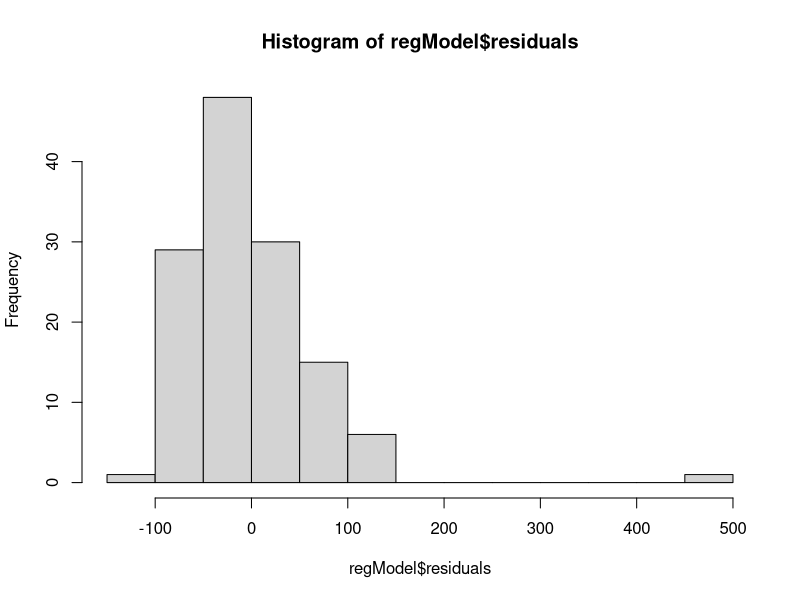
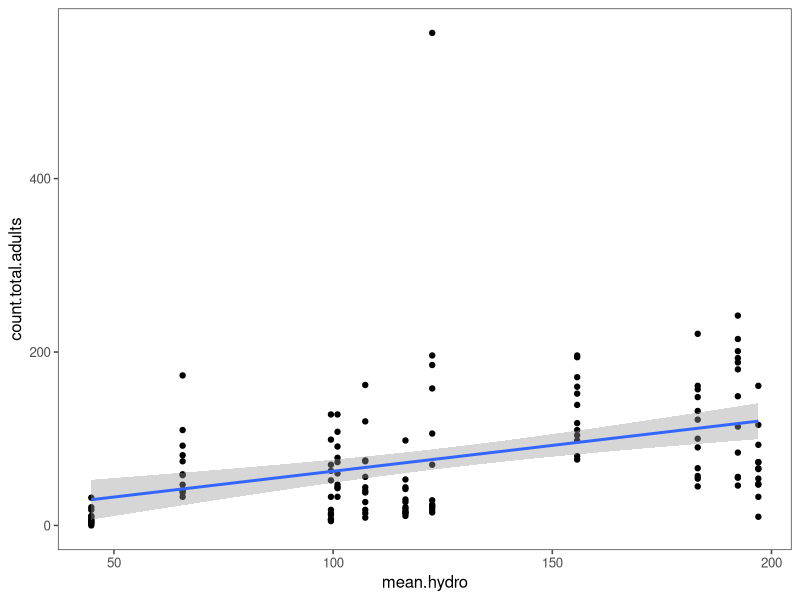
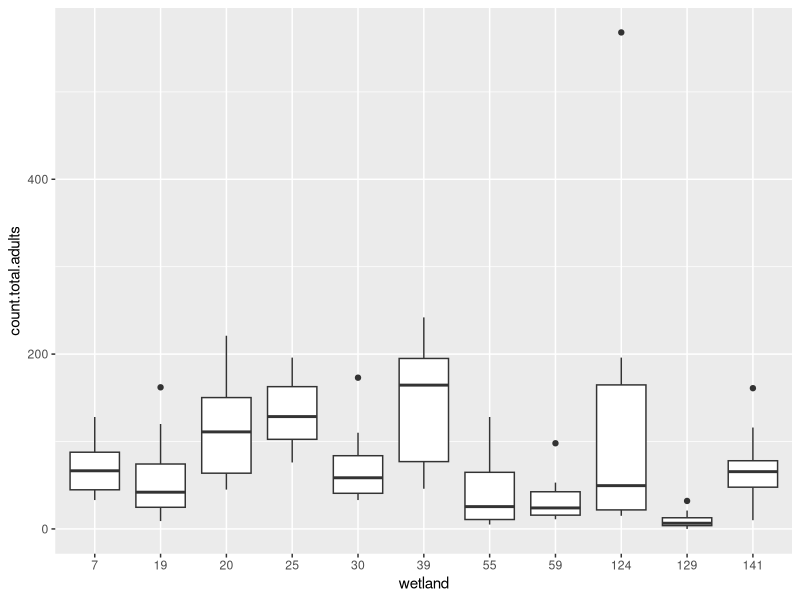
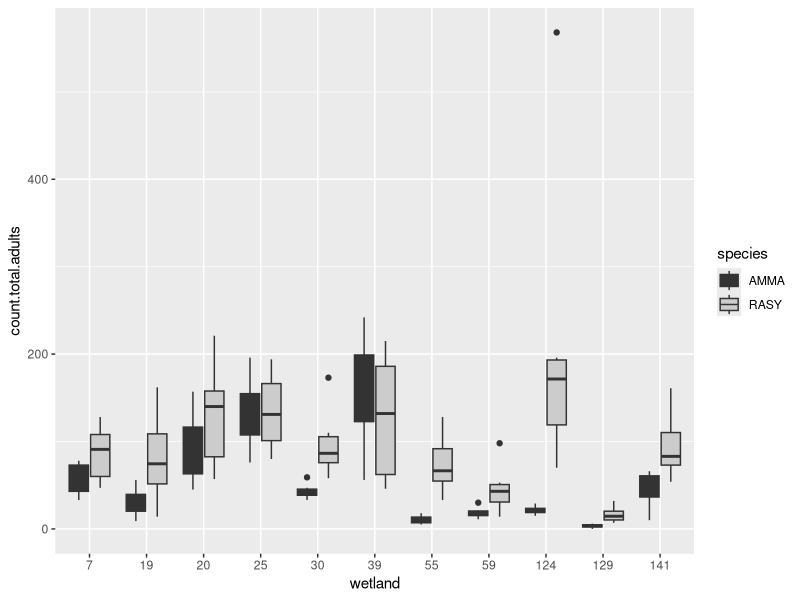
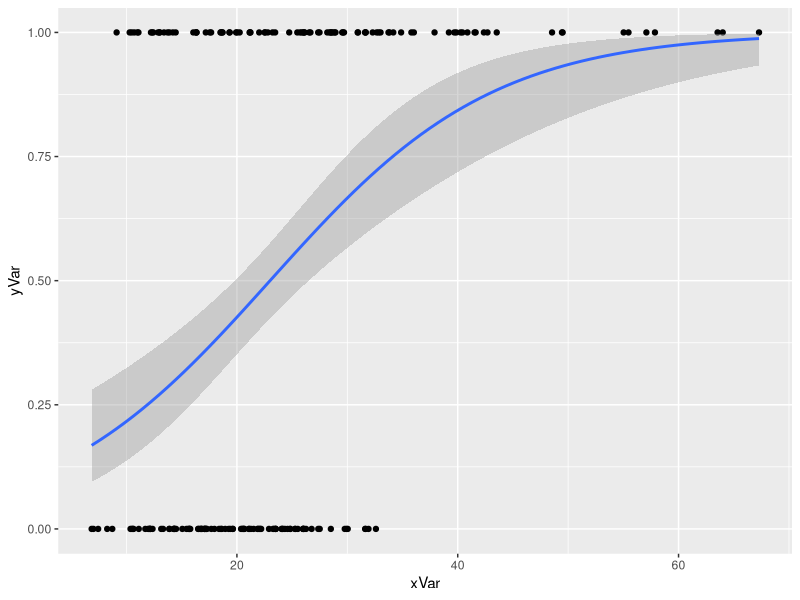
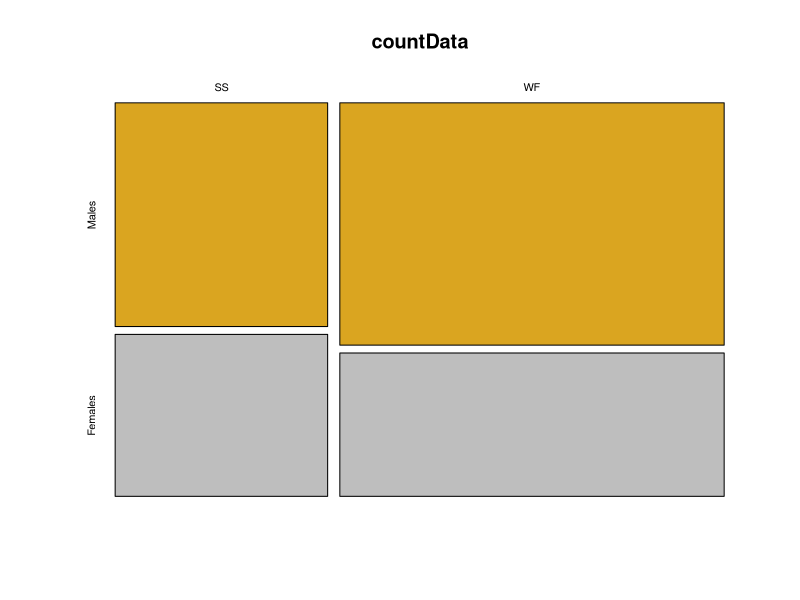
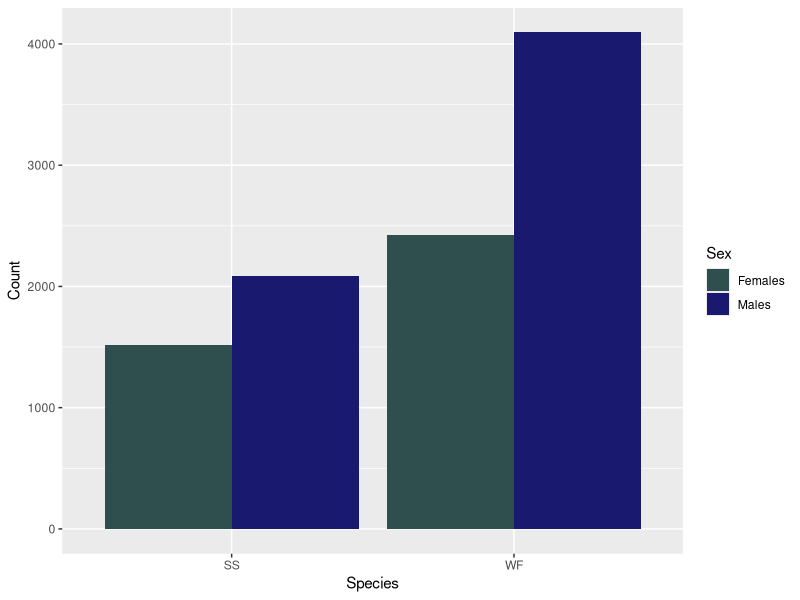
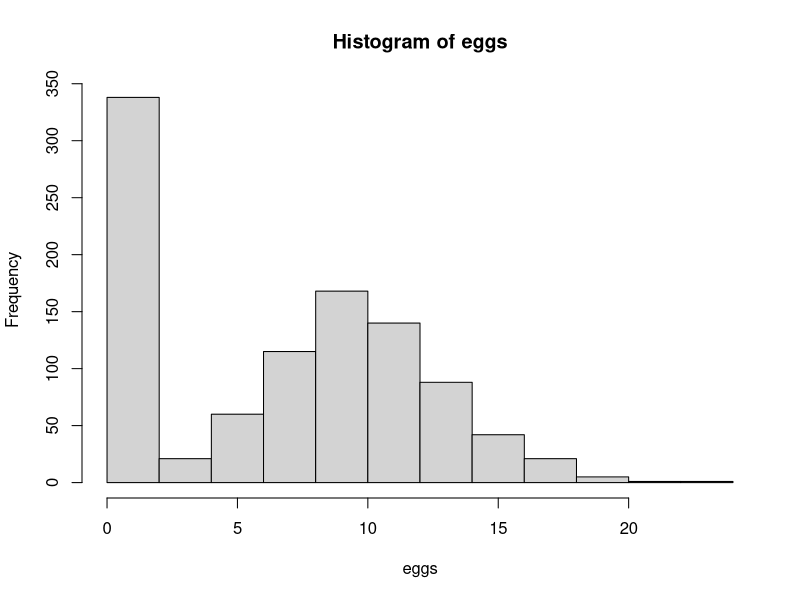

These figures' R source, in order:
## ---- chunk 1
##### Simple Data Analysis and More Complex Control Structures
##### 30 January 2023
##### MFH


dryadData <- read.table(file="Data/veysey-data.csv", header=TRUE, sep=",")

## Set up libraries
library(tidyverse)
library(ggthemes)

### Analyses
### Experimental designs
### independent/explanatory variable (x-axis) vs dependent/response variable (y-axis)
### continuous (range of numbers: height, weight, temperature) vs discrete/categorical variables (categories: species, treatments, site)

glimpse(dryadData)

### Basic linear regression analysis (2 continuous variables)
### Is there a relationship between the mean pool hydroperoid and the number of breeding frigs caught?
## y ~ x
regModel <- lm(count.total.adults ~ mean.hydro, data=dryadData)
print(regModel)
summary(regModel)
hist(regModel$residuals)
summary(regModel)$"r.squared"
summary(regModel)[["r.squared"]]

#View(summary(regModel))

regPlot <- ggplot(data = dryadData, aes(x=mean.hydro, y=count.total.adults)) + 
  geom_point() + 
  stat_smooth(method="lm", se = 0.99)
regPlot + theme_few()

### Basic ANOVA
### Was there a statistically significant difference in the number of adults among wetlands?
#y ~ x

ANOmodel <- aov(count.total.adults ~ factor(wetland), data=dryadData)
summary(ANOmodel)

dryadData %>% 
  group_by(wetland) %>% 
  summarize(avgHydro = mean(count.total.adults, na.rm=T, N=n()))

### Boxplot
dryadData$wetland <- factor(dryadData$wetland)
class(dryadData$wetland)

ANOplot <- ggplot(data=dryadData, mapping=aes(x=wetland, y=count.total.adults)) + 
  geom_boxplot()
ANOplot


ANOplot2<- ggplot(data=dryadData, mapping=aes(x=wetland, y=count.total.adults, fill=species)) + 
  geom_boxplot() + 
  scale_fill_grey()
ANOplot2
#ggsave(file="SpeciesBoxplots.pdf", plot=ANOplot2, device="pdf")

### Logistic regression
## Data frame
# gamma probabilities - continuous variables that are alwas positive and a skewed distribution
xVar <- sort(rgamma(n=200, shape=5, scale=5))
yVar <- sample(rep(c(1,0), each=100), prob=seq_len(200))
logRegData <-data.frame(xVar, yVar)

### Logistic regression Analysis
logRegModel <- glm(yVar ~ xVar, 
                   data=logRegData,
                   family=binomial(link=logit))
summary(logRegModel)

logRegPlot <- ggplot(data = logRegData, aes(x=xVar, y=yVar)) + 
  geom_point() + 
  stat_smooth(method = "glm", method.args=list(family=binomial))
logRegPlot


### Contingency table (chi-squared) Analysis
### Are there differences in counts of males and females between species

countData <- dryadData %>% 
  group_by(species) %>% 
  summarize(Males = sum(No.males, na.rm=T), Females = sum(No.females, na.rm=T)) %>% 
  select(-species) %>% 
  as.matrix()
countData

row.names(countData) = c("SS", "WF")
countData

## chi-squared
## get residuals
testResults <- chisq.test(countData)
testResults$residuals
testResults$expected

#### mosaic plot (base R)
mosaicplot(x=countData, 
           col=c("goldenrod", "grey"), 
           shade=FALSE)

### bar plot

countDataLong <- countData %>% 
  as_tibble() %>%
  mutate(Species = c(rownames(countData))) %>% 
  pivot_longer(cols = Males:Females,
               names_to = "Sex", 
               values_to = "Count")

### Plot bar graph
ggplot(data = countDataLong, 
       mapping = aes(x=Species, y=Count, fill=Sex)) + 
  geom_bar(stat="identity", position="dodge") +  #plots bars next to each other
  scale_fill_manual(values=c("darkslategrey", "midnightblue"))


#############################################################################
#### Control Structures 

# if and ifelse statements

###### if stateent
#### if (condition) {expression 1}

#### if (condition) {expression 1} else {expression 2}

#### if (condition1) {expression 1} else (condition2) {expression 2} else {expression 3}

### if any finale unspecified else captures the rest of (unspecified) conditions
# else must appear on the same line as the expression
# use it for single values

z<- signif(runif(1), digits=2)
z > 0.5

### {} or not
if (z > 0.8) {cat(z, "is a large number", "\n")} else 
  if (z < 0.2) {cat(z, "is a small number", "\n")} else 
  {cat(z, "is number of medium size", "\n")  
    cat("z^2", z^2, "\n") 
    y <- TRUE}
#y

#### ifelse to fill vectors

### ifelse(condition, yes, no)

#### insect population where females lay 10.2 eggs on average, follows Poisson distribution (discrete probability distribution showing the likely number of times an event will occur). 35% parasitism where no eggs are laid.  Let's make a distribution for 1000 individuals
tester <- runif(1000)
eggs <- ifelse(tester > 0.35, rpois(n=1000, lambda=10.2), 0)
hist(eggs)

#### vector of p-values from a simulation and we want to create a vector to highlight the significant ones for plotting
pVals <- runif(1000)
z <- ifelse(pVals <= 0.025, "lowerTail", "nonSig")
z
z[pVals >= 0.975] <- "upperTail"
table(z)

###### for loops
#### workhorse function for doing repetitive tasks
### universal in all computer languages
### Controversial in R
#### - often unnecessary (vectorization in R)
#### - very slow with certain operations
#### - family of apply functions

#### Anatomy of for loop
### for(Variable in sequence){ # starts loop
  # body of for loop
#}
# var is a counter variable that holds the current value of the loop (i, j, k)
#sequence is an integer vector that defines start/end of loop

for(i in 1:5){
  cat("stuck in a loop", i, "\n")
  cat(3+2, "\n")
  cat(3+i, "\n")
}
print(i)

### use a counter variable that maps to the position of each element
my_dogs <- c("chow", "akita", "malamute", "husky", "samoyed")
for(i in 1:length(my_dogs)) {
  cat("i=", i, "my_dogs[i]=", my_dogs[i], "\n")
}

#### use double for loops
m <- matrix(round(runif(20), digits=2), nrow=5)

for (i in 1:nrow(m)) {
  m[i,] <- m[i,] + i
}
m

## loop over columns
m <- matrix(round(runif(20), digits=2), nrow=5)
for(j in 1:ncol(m)){
  m[,j] <- m[,j] + j
}
m

#### loop over rows and columns
m <- matrix(round(runif(20), digits=2), nrow=5)

for(i in 1:nrow(m)){
  for(j in 1:ncol(m)){
    m[i,j] <- m[i,j] + i + j
  }
}
print(m)


